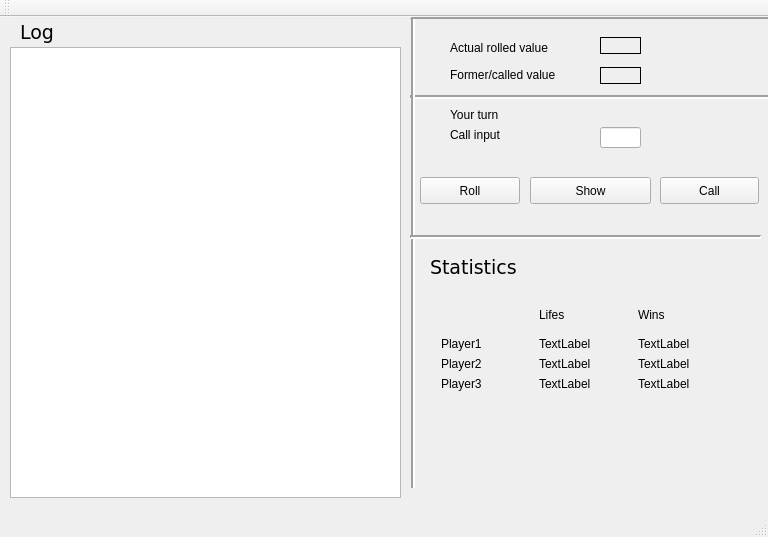
<?xml version="1.0" encoding="UTF-8"?>
<ui version="4.0">
 <class>MainWindow</class>
 <widget class="QMainWindow" name="MainWindow">
  <property name="geometry">
   <rect>
    <x>0</x>
    <y>0</y>
    <width>768</width>
    <height>537</height>
   </rect>
  </property>
  <property name="windowTitle">
   <string>MainWindow</string>
  </property>
  <widget class="QWidget" name="centralWidget">
   <widget class="QPushButton" name="btn_RollDice">
    <property name="geometry">
     <rect>
      <x>420</x>
      <y>160</y>
      <width>100</width>
      <height>27</height>
     </rect>
    </property>
    <property name="text">
     <string>Roll</string>
    </property>
   </widget>
   <widget class="QLabel" name="lbl_ActualDiceValue">
    <property name="geometry">
     <rect>
      <x>600</x>
      <y>20</y>
      <width>41</width>
      <height>17</height>
     </rect>
    </property>
    <property name="frameShape">
     <enum>QFrame::Box</enum>
    </property>
    <property name="frameShadow">
     <enum>QFrame::Plain</enum>
    </property>
    <property name="text">
     <string/>
    </property>
   </widget>
   <widget class="QLabel" name="lbl_FormerDiceValue">
    <property name="geometry">
     <rect>
      <x>600</x>
      <y>50</y>
      <width>41</width>
      <height>17</height>
     </rect>
    </property>
    <property name="frameShape">
     <enum>QFrame::Box</enum>
    </property>
    <property name="frameShadow">
     <enum>QFrame::Plain</enum>
    </property>
    <property name="text">
     <string/>
    </property>
   </widget>
   <widget class="QLineEdit" name="txfld_CallValueInput">
    <property name="geometry">
     <rect>
      <x>600</x>
      <y>110</y>
      <width>41</width>
      <height>21</height>
     </rect>
    </property>
   </widget>
   <widget class="QPushButton" name="btn_CallValue">
    <property name="geometry">
     <rect>
      <x>660</x>
      <y>160</y>
      <width>99</width>
      <height>27</height>
     </rect>
    </property>
    <property name="text">
     <string>Call</string>
    </property>
   </widget>
   <widget class="QLabel" name="label">
    <property name="geometry">
     <rect>
      <x>450</x>
      <y>50</y>
      <width>141</width>
      <height>16</height>
     </rect>
    </property>
    <property name="text">
     <string>Former/called value</string>
    </property>
   </widget>
   <widget class="QLabel" name="label_2">
    <property name="geometry">
     <rect>
      <x>450</x>
      <y>20</y>
      <width>131</width>
      <height>21</height>
     </rect>
    </property>
    <property name="text">
     <string>Actual rolled value</string>
    </property>
   </widget>
   <widget class="QLabel" name="label_3">
    <property name="geometry">
     <rect>
      <x>450</x>
      <y>110</y>
      <width>64</width>
      <height>15</height>
     </rect>
    </property>
    <property name="text">
     <string>Call input</string>
    </property>
   </widget>
   <widget class="QListView" name="lv_Log">
    <property name="geometry">
     <rect>
      <x>10</x>
      <y>30</y>
      <width>391</width>
      <height>451</height>
     </rect>
    </property>
   </widget>
   <widget class="QLabel" name="label_4">
    <property name="geometry">
     <rect>
      <x>20</x>
      <y>0</y>
      <width>111</width>
      <height>31</height>
     </rect>
    </property>
    <property name="font">
     <font>
      <family>DejaVu Sans</family>
      <pointsize>14</pointsize>
     </font>
    </property>
    <property name="text">
     <string>Log</string>
    </property>
   </widget>
   <widget class="QLabel" name="label_11">
    <property name="geometry">
     <rect>
      <x>430</x>
      <y>240</y>
      <width>101</width>
      <height>21</height>
     </rect>
    </property>
    <property name="font">
     <font>
      <family>DejaVu Sans</family>
      <pointsize>14</pointsize>
     </font>
    </property>
    <property name="text">
     <string>Statistics</string>
    </property>
   </widget>
   <widget class="QLabel" name="label_12">
    <property name="geometry">
     <rect>
      <x>450</x>
      <y>90</y>
      <width>64</width>
      <height>15</height>
     </rect>
    </property>
    <property name="text">
     <string>Your turn</string>
    </property>
   </widget>
   <widget class="QPushButton" name="btn_ShowResult">
    <property name="geometry">
     <rect>
      <x>530</x>
      <y>160</y>
      <width>121</width>
      <height>27</height>
     </rect>
    </property>
    <property name="text">
     <string>Show</string>
    </property>
   </widget>
   <widget class="Line" name="line">
    <property name="geometry">
     <rect>
      <x>410</x>
      <y>70</y>
      <width>361</width>
      <height>20</height>
     </rect>
    </property>
    <property name="lineWidth">
     <number>2</number>
    </property>
    <property name="orientation">
     <enum>Qt::Horizontal</enum>
    </property>
   </widget>
   <widget class="Line" name="line_2">
    <property name="geometry">
     <rect>
      <x>393</x>
      <y>-10</y>
      <width>41</width>
      <height>481</height>
     </rect>
    </property>
    <property name="lineWidth">
     <number>2</number>
    </property>
    <property name="orientation">
     <enum>Qt::Vertical</enum>
    </property>
   </widget>
   <widget class="Line" name="line_3">
    <property name="geometry">
     <rect>
      <x>410</x>
      <y>-10</y>
      <width>361</width>
      <height>20</height>
     </rect>
    </property>
    <property name="frameShadow">
     <enum>QFrame::Raised</enum>
    </property>
    <property name="lineWidth">
     <number>2</number>
    </property>
    <property name="orientation">
     <enum>Qt::Horizontal</enum>
    </property>
   </widget>
   <widget class="Line" name="line_4">
    <property name="geometry">
     <rect>
      <x>410</x>
      <y>210</y>
      <width>351</width>
      <height>20</height>
     </rect>
    </property>
    <property name="lineWidth">
     <number>2</number>
    </property>
    <property name="orientation">
     <enum>Qt::Horizontal</enum>
    </property>
   </widget>
   <widget class="QWidget" name="layoutWidget">
    <property name="geometry">
     <rect>
      <x>430</x>
      <y>270</y>
      <width>311</width>
      <height>115</height>
     </rect>
    </property>
    <layout class="QHBoxLayout" name="horizontalLayout">
     <item>
      <layout class="QVBoxLayout" name="verticalLayout_6">
       <item>
        <spacer name="verticalSpacer">
         <property name="orientation">
          <enum>Qt::Vertical</enum>
         </property>
         <property name="sizeHint" stdset="0">
          <size>
           <width>20</width>
           <height>40</height>
          </size>
         </property>
        </spacer>
       </item>
       <item>
        <layout class="QVBoxLayout" name="verticalLayout">
         <item>
          <widget class="QLabel" name="Player_1_Name">
           <property name="text">
            <string>Player1</string>
           </property>
          </widget>
         </item>
         <item>
          <widget class="QLabel" name="Player_2_Name">
           <property name="text">
            <string>Player2</string>
           </property>
          </widget>
         </item>
         <item>
          <widget class="QLabel" name="Player_3_Name">
           <property name="text">
            <string>Player3</string>
           </property>
          </widget>
         </item>
        </layout>
       </item>
      </layout>
     </item>
     <item>
      <layout class="QVBoxLayout" name="verticalLayout_5">
       <item>
        <widget class="QLabel" name="label_16">
         <property name="text">
          <string>Lifes</string>
         </property>
        </widget>
       </item>
       <item>
        <layout class="QVBoxLayout" name="verticalLayout_2">
         <item>
          <widget class="QLabel" name="Player_1_Life">
           <property name="text">
            <string>TextLabel</string>
           </property>
          </widget>
         </item>
         <item>
          <widget class="QLabel" name="Player_2_Life">
           <property name="text">
            <string>TextLabel</string>
           </property>
          </widget>
         </item>
         <item>
          <widget class="QLabel" name="Player_3_Life">
           <property name="text">
            <string>TextLabel</string>
           </property>
          </widget>
         </item>
        </layout>
       </item>
      </layout>
     </item>
     <item>
      <layout class="QVBoxLayout" name="verticalLayout_4">
       <item>
        <widget class="QLabel" name="label_17">
         <property name="text">
          <string>Wins</string>
         </property>
        </widget>
       </item>
       <item>
        <layout class="QVBoxLayout" name="verticalLayout_3">
         <item>
          <widget class="QLabel" name="Player_1_Win">
           <property name="text">
            <string>TextLabel</string>
           </property>
          </widget>
         </item>
         <item>
          <widget class="QLabel" name="Player_2_Win">
           <property name="text">
            <string>TextLabel</string>
           </property>
          </widget>
         </item>
         <item>
          <widget class="QLabel" name="Player_3_Win">
           <property name="text">
            <string>TextLabel</string>
           </property>
          </widget>
         </item>
        </layout>
       </item>
      </layout>
     </item>
    </layout>
   </widget>
  </widget>
  <widget class="QMenuBar" name="menuBar">
   <property name="geometry">
    <rect>
     <x>0</x>
     <y>0</y>
     <width>768</width>
     <height>25</height>
    </rect>
   </property>
  </widget>
  <widget class="QToolBar" name="mainToolBar">
   <attribute name="toolBarArea">
    <enum>TopToolBarArea</enum>
   </attribute>
   <attribute name="toolBarBreak">
    <bool>false</bool>
   </attribute>
  </widget>
  <widget class="QStatusBar" name="statusBar"/>
 </widget>
 <layoutdefault spacing="6" margin="11"/>
 <resources/>
 <connections/>
</ui>
